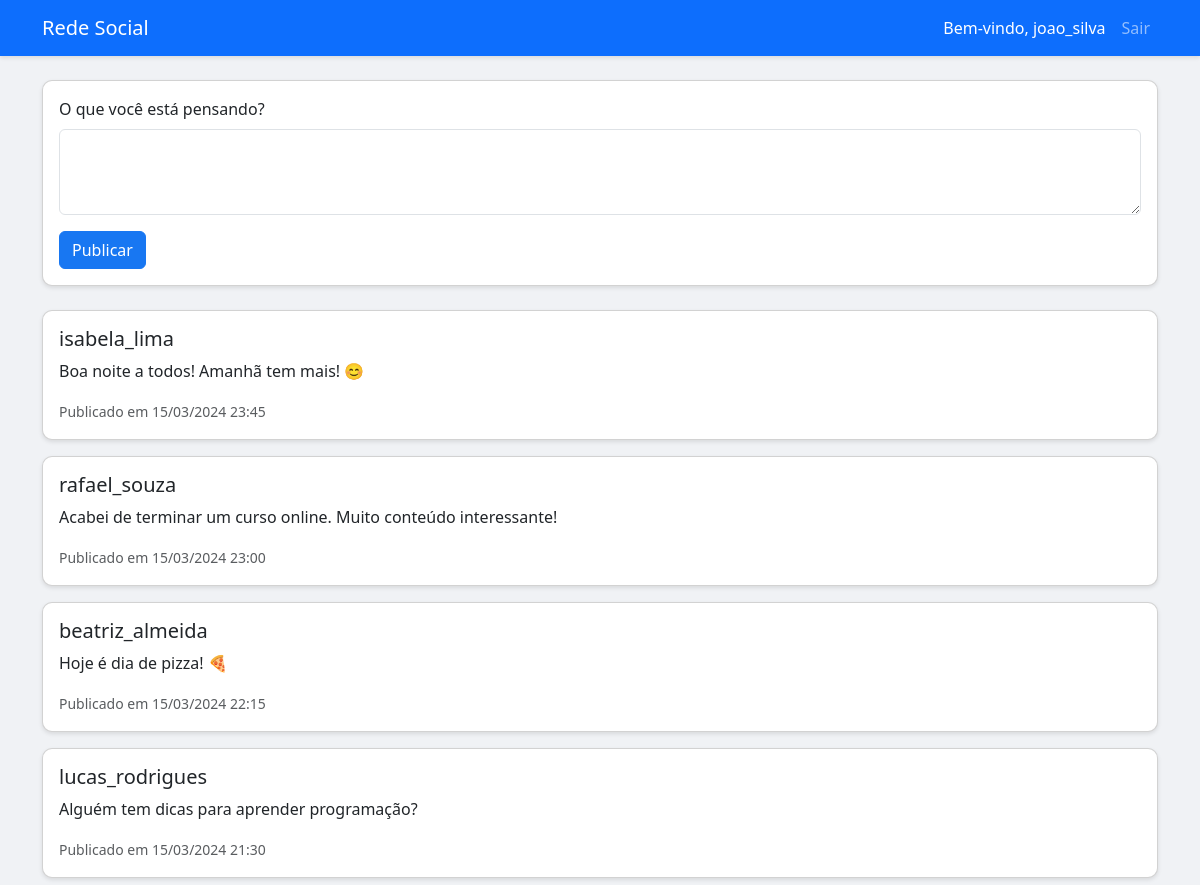
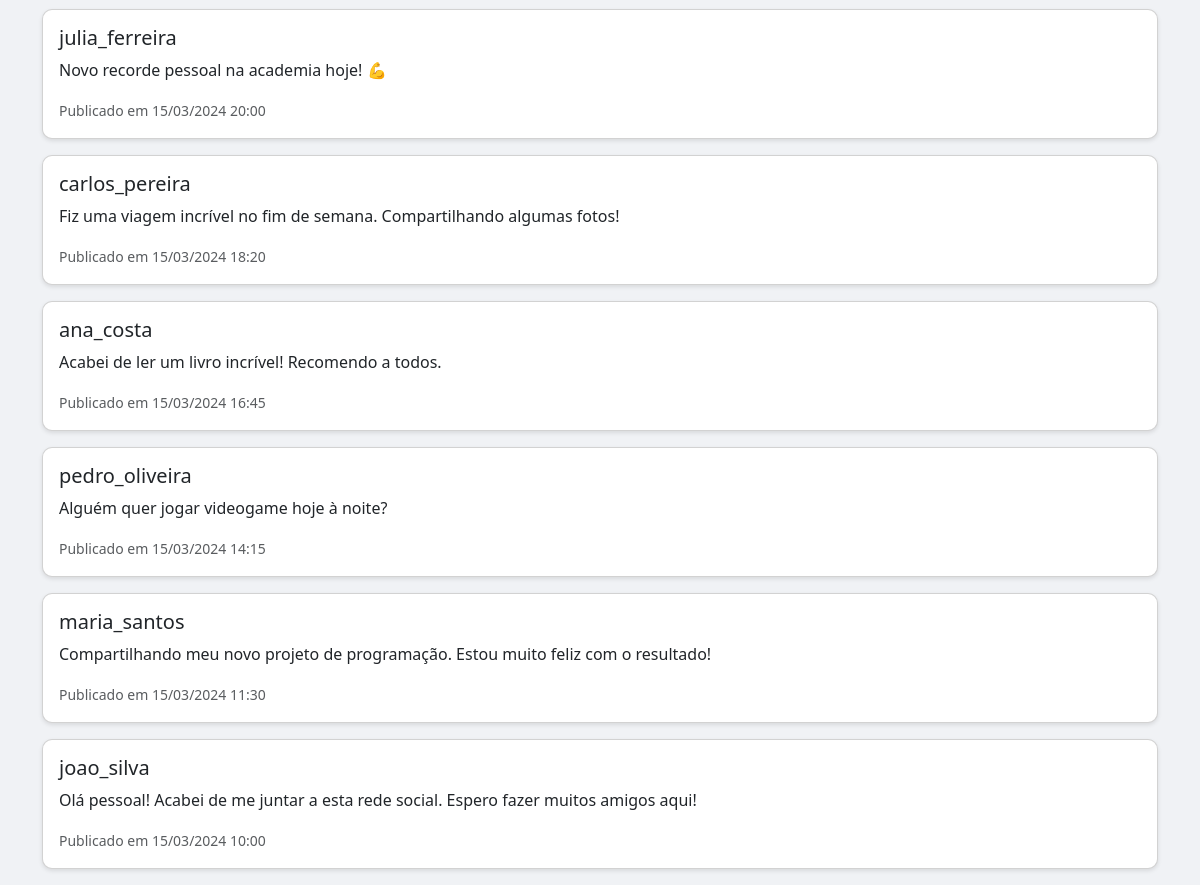
/dashboard.php (signed in), run on the app's committed database (2 pictures, top to bottom).
### tables this page shows
CREATE TABLE IF NOT EXISTS posts (
    id INT AUTO_INCREMENT PRIMARY KEY,
    user_id INT NOT NULL,
    content TEXT NOT NULL,
    created_at TIMESTAMP DEFAULT CURRENT_TIMESTAMP,
    FOREIGN KEY (user_id) REFERENCES users(id) ON DELETE CASCADE
);

CREATE TABLE IF NOT EXISTS users (
    id INT AUTO_INCREMENT PRIMARY KEY,
    username VARCHAR(50) NOT NULL UNIQUE,
    email VARCHAR(100) NOT NULL UNIQUE,
    password VARCHAR(255) NOT NULL,
    created_at TIMESTAMP DEFAULT CURRENT_TIMESTAMP
);

### dashboard.php (the view, shortened to what this page needs)
<?php
require_once 'config.php';
try {
    $stmt = $conn->prepare("
        SELECT posts.*, users.username
        FROM posts
        JOIN users ON posts.user_id = users.id
        ORDER BY posts.created_at DESC
    ");
    $stmt->execute();
    $posts = $stmt->fetchAll();
} catch(PDOException $e) {
    $error = "Falha ao carregar posts: " . $e->getMessage();
}
?>
<!DOCTYPE html>
<html lang="pt-BR">
<head>
    <link href="https://cdn.jsdelivr.net/npm/bootstrap@5.3.0/dist/css/bootstrap.min.css" rel="stylesheet">
    <link href="style.css" rel="stylesheet">
</head>
<body>
    <nav class="navbar navbar-expand-lg navbar-dark bg-primary">
        <div class="container">
            <a class="navbar-brand" href="#">Rede Social</a>
            <div class="navbar-nav ms-auto">
                <span class="nav-item nav-link text-white">Bem-vindo, <?php echo htmlspecialchars($_SESSION['username']); ?></span>
                <a class="nav-item nav-link" href="logout.php">Sair</a>
            </div>
        </div>
    </nav>
    <div class="container mt-4">
        <div class="card mb-4">
            <div class="card-body">
                <form method="POST" action="">
                    <div class="mb-3">
                        <label for="content" class="form-label">O que você está pensando?</label>
                        <textarea class="form-control" id="content" name="content" rows="3" required></textarea>
                    </div>
                    <button type="submit" class="btn btn-primary">Publicar</button>
                </form>
            </div>
        </div>
        <div class="posts-feed">
            <?php foreach ($posts as $post): ?>
                <div class="card mb-3">
                    <div class="card-body">
                        <h5 class="card-title"><?php echo htmlspecialchars($post['username']); ?></h5>
                        <p class="card-text"><?php echo htmlspecialchars($post['content']); ?></p>
                        <p class="card-text"><small class="text-muted">Publicado em <?php echo date('d/m/Y H:i', strtotime($post['created_at'])); ?></small></p>
                    </div>
                </div>
            <?php endforeach; ?>
        </div>
    </div>
</body>
</html>

### style.css (style rules this page uses)
body { background-color: #f0f2f5; }
.card { border-radius: 10px; box-shadow: 0 2px 4px rgba(0, 0, 0, 0.1); }
.navbar { box-shadow: 0 2px 4px rgba(0, 0, 0, 0.1); }
.btn-primary { background-color: #1877f2; border-color: #1877f2; }
.posts-feed .card { transition: transform 0.2s; }

### data on the page
posts: user.username "isabela_lima", content "Boa noite a todos! Amanhã tem mais! 😊", created_at "15/03/2024 23:45"
posts: user.username "rafael_souza", content "Acabei de terminar um curso online. Muito conteúdo interessante!", created_at "15/03/2024 23:00"
posts: user.username "beatriz_almeida", content "Hoje é dia de pizza! 🍕", created_at "15/03/2024 22:15"
posts: user.username "lucas_rodrigues", content "Alguém tem dicas para aprender programação?", created_at "15/03/2024 21:30"
posts: user.username "julia_ferreira", content "Novo recorde pessoal na academia hoje! 💪", created_at "15/03/2024 20:00"
posts: user.username "carlos_pereira", content "Fiz uma viagem incrível no fim de semana. Compartilhando algumas fotos!", created_at "15/03/2024 18:20"
posts: user.username "ana_costa", content "Acabei de ler um livro incrível! Recomendo a todos.", created_at "15/03/2024 16:45"
posts: user.username "pedro_oliveira", content "Alguém quer jogar videogame hoje à noite?", created_at "15/03/2024 14:15"
posts: user.username "maria_santos", content "Compartilhando meu novo projeto de programação. Estou muito feliz com o resultado!", created_at "15/03/2024 11:30"
posts: user.username "joao_silva", content "Olá pessoal! Acabei de me juntar a esta rede social. Espero fazer muitos amigos aqui!", created_at "15/03/2024 10:00"

### other printed values
$_SESSION['username'] "joao_silva"
